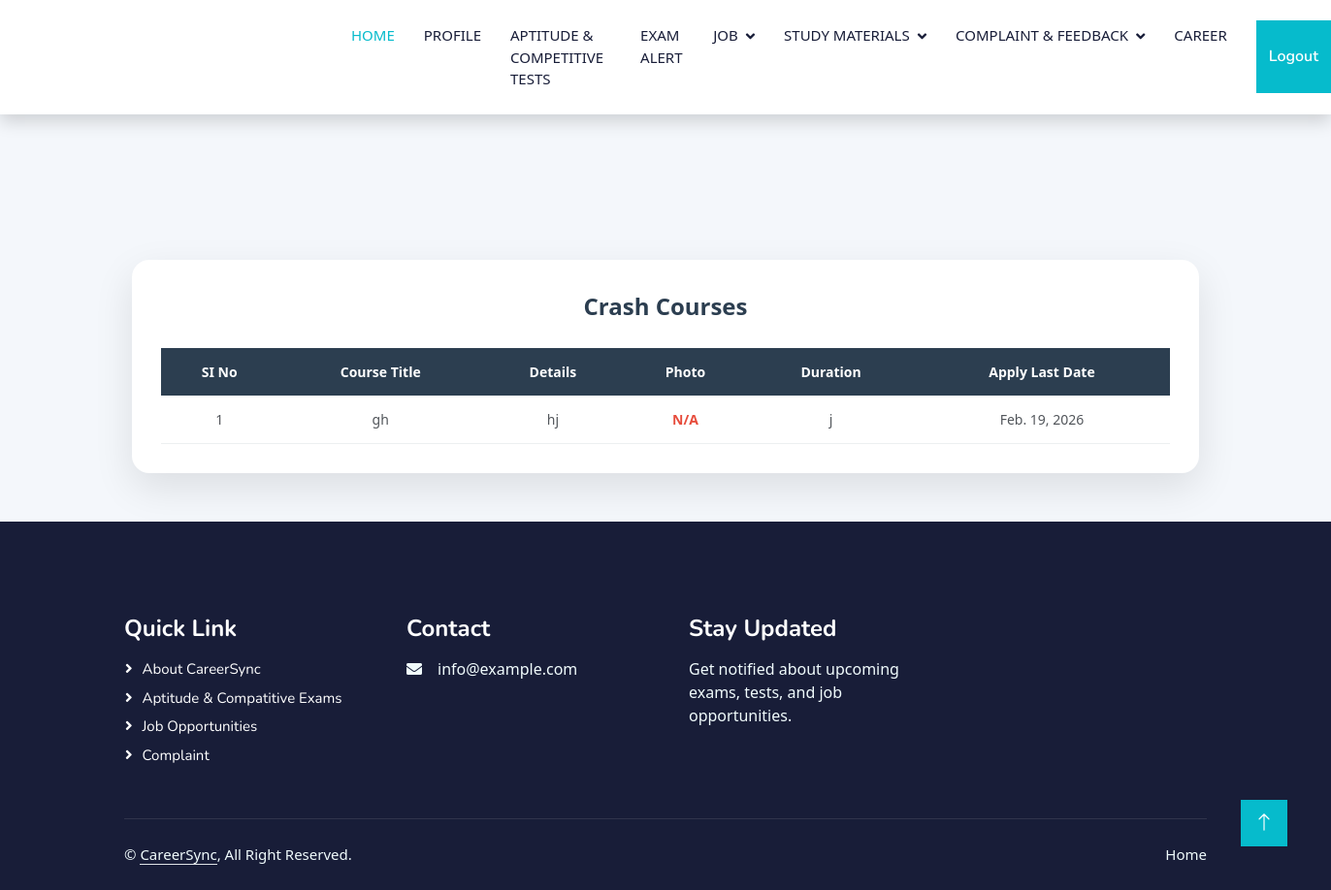
/User/Viewcourse/, run on the app's committed database.
### Admin/models.py (models this page shows)
class tbl_crashcourse(models.Model):
    crashcourse_title=models.CharField(max_length=50)
    crashcourse_details=models.CharField(max_length=50)
    crashcourse_photo=models.FileField(upload_to="Assets/Admindoc/course/",null=True)
    crashcourse_duration=models.CharField(max_length=50)
    crashcourse_lastdate=models.DateField()

### User/views.py (the view)
# urls.py: path('Viewcourse/',views.Viewcourse,name="Viewcourse"),
def Viewcourse(request):
    course=tbl_crashcourse.objects.all()
    return render(request,"User/Viewcourse.html",{"course":course})

### User/Templates/User/Viewcourse.html (shortened to what this page needs)
{% extends 'User/Header.html' %}
{% block content %}
<div class="course-container">
    <div class="course-title">Crash Courses</div>
    <table class="course-table">
        <thead>
            <tr>
                <th>SI No</th>
                <th>Course Title</th>
                <th>Details</th>
                <th>Photo</th>
                <th>Duration</th>
                <th>Apply Last Date</th>
            </tr>
        </thead>
        <tbody>
            {% for i in course %}
            <tr>
                <td>{{ forloop.counter }}</td>
                <td>{{ i.crashcourse_title }}</td>
                <td>{{ i.crashcourse_details }}</td>
                <td>
                    {% if i.crashcource_photo %}
                        <img src="{{ i.crashcource_photo.url }}" alt="Course Photo">
                    {% else %}
                        <span class="no-image">N/A</span>
                    {% endif %}
                </td>
                <td>{{ i.crashcourse_duration }}</td>
                <td>{{ i.crashcourse_lastdate }}</td>
            </tr>
            {% empty %}
            <tr>
                <td colspan="6">No crash courses available.</td>
            </tr>
            {% endfor %}
        </tbody>
    </table>
</div>
{% endblock %}

### Guest/static/Main/css/style.css (style rules this page uses)
:root { --primary: #06BBCC; --light: #F0FBFC; --dark: #181d38; }

### User/Templates/User/Viewcourse.html (style rules this page uses)
body { background: #f4f7fb; font-family: "Segoe UI", sans-serif; }
.course-container { max-width: 1100px; margin: 50px auto; background: #ffffff; padding: 30px; border-radius: 18px; box-shadow: 0 15px 40px rgba(0,0,0,0.1); }
.course-title { text-align: center; font-size: 24px; font-weight: 700; margin-bottom: 25px; color: #2c3e50; }
.course-table { width: 100%; border-collapse: collapse; }
.course-table thead { background: #2c3e50; color: #ffffff; }
.course-table th, .course-table td { padding: 14px 12px; text-align: center; font-size: 14px; }
.course-table tbody tr { border-bottom: 1px solid #ecf0f1; transition: 0.3s; }
.no-image { color: #e74c3c; font-weight: 600; }

### data on the page
tbl_crashcourse: crashcourse_title "gh", crashcourse_details "hj", crashcourse_duration "j", crashcourse_lastdate "Feb. 19, 2026"
